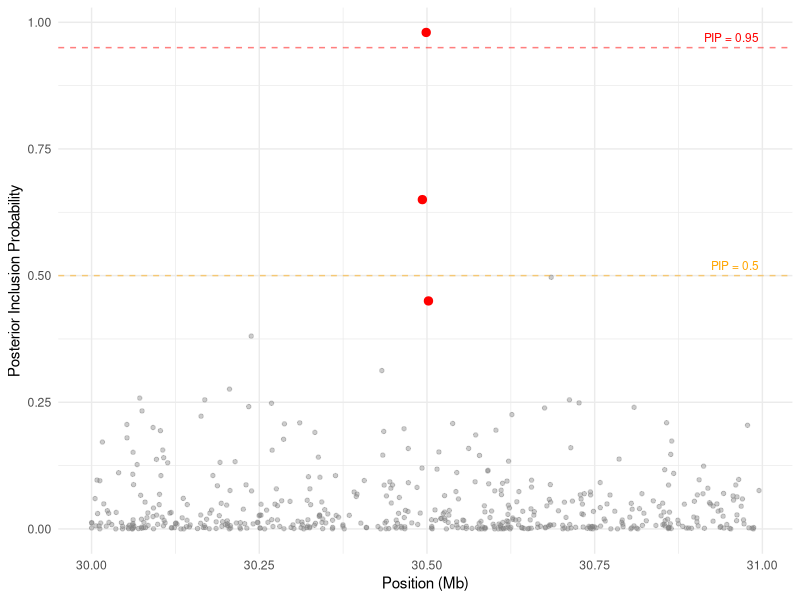
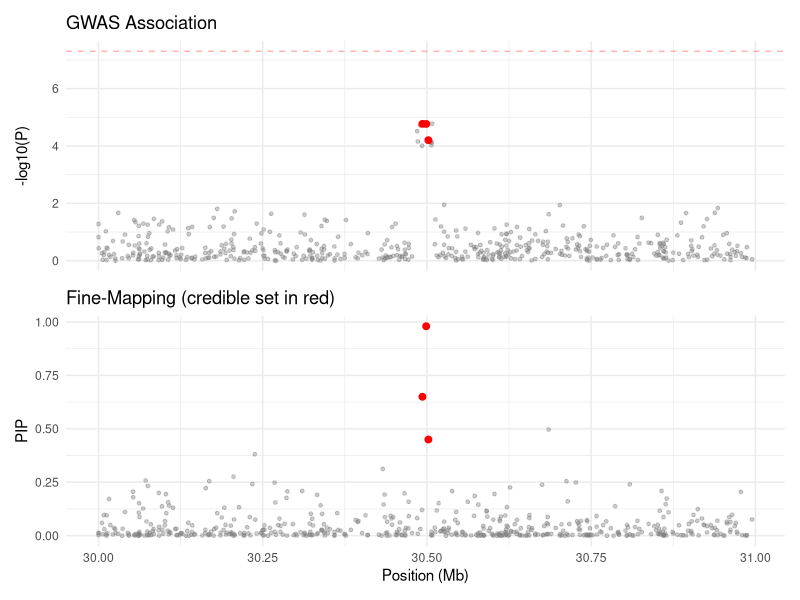
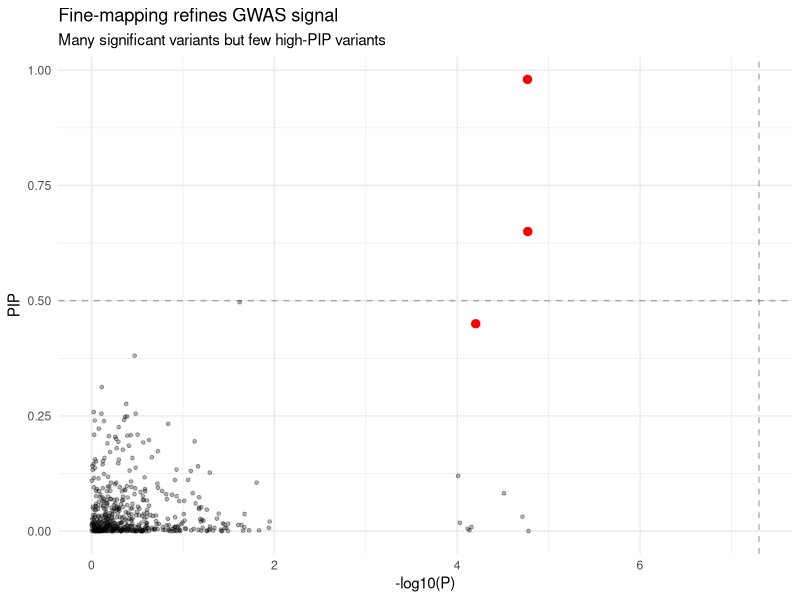

These figures' R source, in order:
## PIP visualization for fine-mapping results
##
## Generates PIP plots, combined GWAS + PIP panels, and credible set
## membership plots.

library(ggplot2)
library(patchwork)

# --- Simulate fine-mapping results ---
set.seed(42)
n_snps <- 500
positions <- sort(sample(30000000:31000000, n_snps))

causal_idx <- which.min(abs(positions - 30500000))

gwas_p <- runif(n_snps, 0.01, 1)
gwas_p[causal_idx] <- 1e-15
gwas_p[(causal_idx - 5):(causal_idx + 5)] <- runif(11, 1e-10, 1e-4)

pip <- rbeta(n_snps, 0.5, 10)
pip[causal_idx] <- 0.98
pip[causal_idx - 1] <- 0.65
pip[causal_idx + 1] <- 0.45
pip[causal_idx - 2] <- 0.12

# Credible set: variants with cumulative PIP >= 0.95
cs_variants <- c(causal_idx, causal_idx - 1, causal_idx + 1)

df <- data.frame(
  SNP = paste0('rs', 1:n_snps),
  POS = positions,
  P = gwas_p,
  PIP = pip,
  in_cs = 1:n_snps %in% cs_variants
)

# --- PIP plot ---
p_pip <- ggplot(df, aes(x = POS / 1e6, y = PIP)) +
  geom_point(alpha = 0.4, size = 1.2, color = 'grey50') +
  geom_point(data = df[df$in_cs, ], aes(x = POS / 1e6, y = PIP),
             color = 'red', size = 2.5) +
  geom_hline(yintercept = 0.5, linetype = 'dashed', color = 'orange', alpha = 0.5) +
  geom_hline(yintercept = 0.95, linetype = 'dashed', color = 'red', alpha = 0.5) +
  annotate('text', x = max(df$POS) / 1e6, y = 0.52, label = 'PIP = 0.5',
           hjust = 1, size = 3, color = 'orange') +
  annotate('text', x = max(df$POS) / 1e6, y = 0.97, label = 'PIP = 0.95',
           hjust = 1, size = 3, color = 'red') +
  labs(x = 'Position (Mb)', y = 'Posterior Inclusion Probability') +
  theme_minimal()

ggsave('pip_plot.pdf', p_pip, width = 8, height = 4)

# --- Combined GWAS + PIP ---
p_gwas <- ggplot(df, aes(x = POS / 1e6, y = -log10(P))) +
  geom_point(alpha = 0.4, size = 1, color = 'grey50') +
  geom_point(data = df[df$in_cs, ], color = 'red', size = 2) +
  geom_hline(yintercept = -log10(5e-8), linetype = 'dashed', color = 'red', alpha = 0.3) +
  labs(x = NULL, y = '-log10(P)', title = 'GWAS Association') +
  theme_minimal() + theme(axis.text.x = element_blank())

p_pip2 <- ggplot(df, aes(x = POS / 1e6, y = PIP)) +
  geom_point(alpha = 0.4, size = 1, color = 'grey50') +
  geom_point(data = df[df$in_cs, ], color = 'red', size = 2) +
  labs(x = 'Position (Mb)', y = 'PIP', title = 'Fine-Mapping (credible set in red)') +
  theme_minimal()

p_combined <- p_gwas / p_pip2
ggsave('gwas_pip_combined.pdf', p_combined, width = 8, height = 6)

# --- PIP vs -log10(P) scatter ---
p_scatter <- ggplot(df, aes(x = -log10(P), y = PIP)) +
  geom_point(alpha = 0.3, size = 1) +
  geom_point(data = df[df$in_cs, ], color = 'red', size = 2.5) +
  geom_vline(xintercept = -log10(5e-8), linetype = 'dashed', alpha = 0.3) +
  geom_hline(yintercept = 0.5, linetype = 'dashed', alpha = 0.3) +
  labs(x = '-log10(P)', y = 'PIP',
       title = 'Fine-mapping refines GWAS signal',
       subtitle = 'Many significant variants but few high-PIP variants') +
  theme_minimal()

ggsave('pip_vs_pvalue.pdf', p_scatter, width = 6, height = 5)

cat('Plots saved: pip_plot.pdf, gwas_pip_combined.pdf, pip_vs_pvalue.pdf\n')
